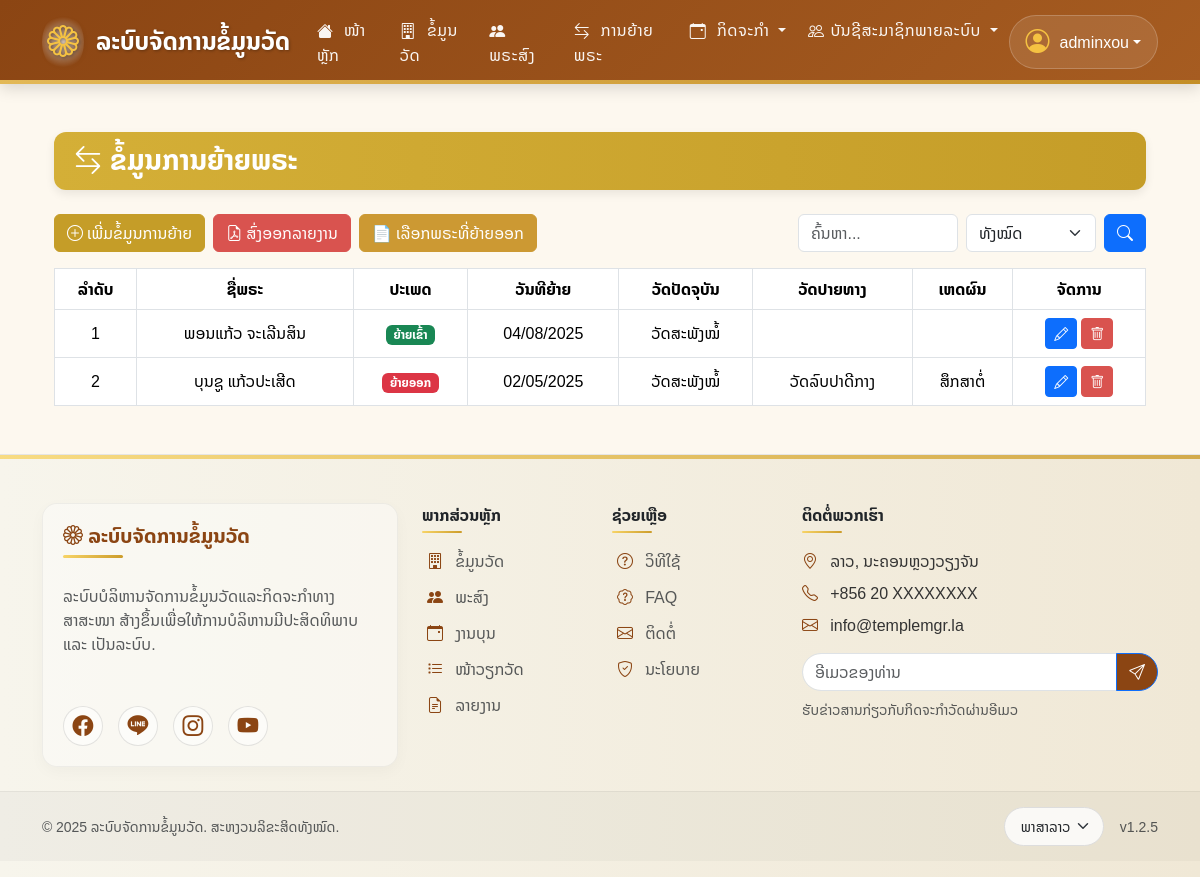
/monk_transfers/list.php (signed in), run on the app's committed database.
### tables this page shows
CREATE TABLE `monk_transfers` (
  `transfer_id` int(11) NOT NULL,
  `monk_id` int(11) NOT NULL,
  `temple_id` int(11) NOT NULL,
  `transfer_type` enum('ຍ້າຍເຂົ້າ','ຍ້າຍອອກ') NOT NULL,
  `transfer_date` date NOT NULL,
  `goto_temple` varchar(255) DEFAULT NULL,
  `reason` text DEFAULT NULL,
  `created_at` timestamp NULL DEFAULT current_timestamp(),
  `updated_at` timestamp NOT NULL DEFAULT current_timestamp() ON UPDATE current_timestamp()
);

CREATE TABLE `monks` (
  `monk_id` int(11) NOT NULL,
  `first_name` varchar(100) NOT NULL,
  `last_name` varchar(100) NOT NULL,
  `birth_date` date DEFAULT NULL,
  `village` varchar(100) DEFAULT NULL,
  `district` varchar(100) DEFAULT NULL,
  `province` varchar(100) DEFAULT NULL,
  `ordination_date` date DEFAULT NULL,
  `temple_id` int(11) DEFAULT NULL,
  `phone` varchar(20) DEFAULT NULL,
  `type` varchar(50) DEFAULT NULL,
  `move_in_date` date DEFAULT NULL,
  `image_path` varchar(255) DEFAULT NULL,
  `created_at` timestamp NULL DEFAULT current_timestamp(),
  `updated_at` timestamp NULL DEFAULT current_timestamp() ON UPDATE current_timestamp()
);

CREATE TABLE `temples` (
  `temple_id` int(11) NOT NULL,
  `temple_name` varchar(150) NOT NULL,
  `village` varchar(100) DEFAULT NULL,
  `district` varchar(100) DEFAULT NULL,
  `province` varchar(100) DEFAULT NULL,
  `created_at` timestamp NULL DEFAULT current_timestamp(),
  `updated_at` timestamp NULL DEFAULT current_timestamp() ON UPDATE current_timestamp()
);

### monk_transfers/list.php (the view, shortened to what this page needs)
<?php
include '../includes/header.php';
$records_per_page = 10;
$page = isset($_GET['page']) ? (int)$_GET['page'] : 1;
$offset = ($page - 1) * $records_per_page;
$search = isset($_GET['search']) ? trim($_GET['search']) : '';
$search_condition = '';
$type_condition = '';
$bind_types = '';
$bind_values = [];
$sql = "SELECT mt.*, m.first_name, m.last_name, t.temple_name,
        TIMESTAMPDIFF(YEAR, m.birth_date, CURDATE()) AS age,
        d.temple_name AS destination_temple
        FROM monk_transfers mt
        LEFT JOIN monks m ON mt.monk_id = m.monk_id
        LEFT JOIN temples t ON mt.temple_id = t.temple_id
        LEFT JOIN temples d ON mt.goto_temple = d.temple_id
        WHERE 1=1 $search_condition $type_condition
        ORDER BY
            FIELD(mt.transfer_type, 'ຍ້າຍເຂົ້າ') DESC,  -- ✅ เรียงให้ 'ຍ້າຍເຂົ້າ' อยู่บนสุด
            mt.transfer_date DESC                       -- ✅ แล้วเรียงตามวันที่
        LIMIT ? OFFSET ?";
$stmt = $conn->prepare($sql);
$bind_types .= 'ii';
array_push($bind_values, $records_per_page, $offset);
$stmt->bind_param($bind_types, ...$bind_values);
$stmt->execute();
$result = $stmt->get_result();
?>
<div class="container mt-4">
  <h3 class="mb-4 fw-bold"><i class="bi bi-arrow-left-right me-2"></i>ຂໍ້ມູນການຍ້າຍພຣະ</h3>
  <div class="row mb-3">
    <div class="col-md-8 d-flex gap-2">
      <a href="add.php" class="btn btn-success d-flex align-items-center">
        <i class="bi bi-plus-circle me-1"></i> ເພີ່ມຂໍ້ມູນການຍ້າຍ
      </a>
      <a href="transfer_export.php" class="btn btn-danger d-flex align-items-center">
        <i class="bi bi-file-earmark-pdf me-1"></i> ສົ່ງອອກລາຍງານ
      </a>
      <a href="transfer_select.php" class="btn btn-info">
        📄 ເລືອກພຣະທີ່ຍ້າຍອອກ
      </a>
    </div>
    <div class="col-md-4">
      <form method="GET" class="d-flex">
        <input type="text" name="search" class="form-control me-2" placeholder="ຄົ້ນຫາ..." value="<?= htmlspecialchars($search) ?>">
        <select name="transfer_type" class="form-select me-2" style="max-width:130px;">
          <option value="">ທັງໝົດ</option>
        </select>
        <button class="btn btn-primary"><i class="bi bi-search"></i></button>
      </form>
    </div>
  </div>
  <div class="table-responsive">
    <table class="table table-bordered table-hover align-middle text-center">
      <thead>
        <tr>
          <th>ລຳດັບ</th>
          <th>ຊື່ພຣະ</th>
          <th>ປະເພດ</th>
          <th>ວັນທີຍ້າຍ</th>
          <th>ວັດປັດຈຸບັນ</th>
          <th>ວັດປາຍທາງ</th>
          <th>ເຫດຜົນ</th>
          <th>ຈັດການ</th>
        </tr>
      </thead>
      <tbody>
        <?php if ($result->num_rows > 0): $i = $offset + 1; while ($row = $result->fetch_assoc()): ?>
          <tr>
            <td><?= $i++ ?></td>
            <td><?= htmlspecialchars($row['first_name'] . ' ' . $row['last_name']) ?></td>
            <td>
              <span class="badge <?= $row['transfer_type'] === 'ຍ້າຍເຂົ້າ' ? 'bg-success' : 'bg-danger' ?>">
                <?= $row['transfer_type'] ?>
              </span>
            </td>
            <td><?= date('d/m/Y', strtotime($row['transfer_date'])) ?></td>
            <td><?= htmlspecialchars($row['temple_name'] ?? '-') ?></td>
            <td><?= htmlspecialchars($row['goto_temple'] ?? '-') ?></td>
            <td><?= htmlspecialchars($row['reason']) ?></td>
            <td>
              <a href="edit.php?id=<?= $row['transfer_id'] ?>" class="btn btn-sm btn-primary"><i class="bi bi-pencil"></i></a>
              <button class="btn btn-sm btn-danger" data-bs-toggle="modal" data-bs-target="#deleteModal" data-id="<?= $row['transfer_id'] ?>">
                <i class="bi bi-trash"></i>
              </button>
            </td>
          </tr>
        <?php endwhile; else: ?>
          <tr><td colspan="8">ບໍ່ພົບຂໍ້ມູນ</td></tr>
        <?php endif; ?>
      </tbody>
    </table>
  </div>
</div>
<?php include '../includes/footer.php'; ?>

### includes/header.php (style rules this page uses)
:root { --primary-color: #8b4513; --primary-dark: #6a340f; --primary-light: #a65c21; --secondary-color: #f5c242; --secondary-dark: #e0af30; --accent-color: #ffc107; --background-color: #fffaf0; --text-color: #333; --header-height: 75px; --gold-gradient: linear-gradient(135deg, #f8d568, #cb9b29); --wood-gradient: linear-gradient(135deg,rgb(139, 69, 19), #a65c21); }
body { font-family: 'Noto Sans Lao', sans-serif; background-color: var(--background-color); color: var(--text-color); overflow-x: hidden; }

### monk_transfers/list.php (style rules this page uses)
body { background-color: #fdf8ef; }
h3 { background: linear-gradient(to right, #d4af37, #c59d28); padding: 12px 20px; border-radius: 12px; color: white; box-shadow: 0 4px 10px rgba(0,0,0,0.08); }
.btn-success { background-color: #c59d28; border-color: #c59d28; color: white; }
.btn-info { background-color: #cc9933; border-color: #cc9933; color: white; }
.btn-danger { background-color: #d9534f; border-color: #d9534f; }
.table thead { background: linear-gradient(45deg, #d4af37, #c59d28); color: white; }

### data on the page
monk_transfers: monk.last_name "ພອນແກ້ວ ຈະເລີນສິນ", transfer_type "ຍ້າຍເຂົ້າ", transfer_date "04/08/2025", temple.temple_name "ວັດສະພັງໝໍ້"
monk_transfers: monk.last_name "ບຸນຊູ ແກ້ວປະເສີດ", transfer_type "ຍ້າຍອອກ", transfer_date "02/05/2025", temple.temple_name "ວັດສະພັງໝໍ້", goto_temple "ວັດລົບປາດີກາງ", reason "ສຶກສາຕໍ່"

### other printed values
$userName "adminxou"
